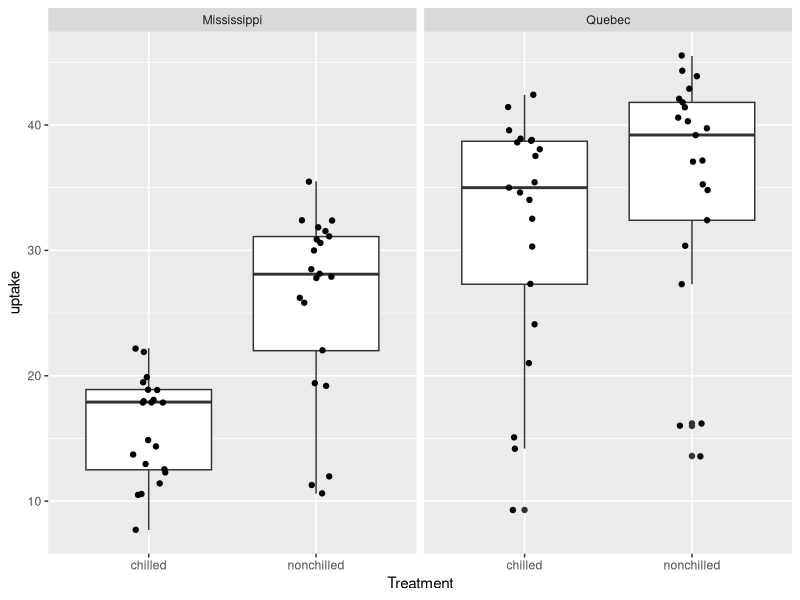

The R source for this figure:
# ---- CARGA DE DATOS DE CO2 ----
# Carga las bibliotecas necesarias para la manipulación y visualización de datos.
library(readr) # Para leer archivos de datos.
library(tidyverse) # Para manipulación de datos y gráficos.

# Lee los datos del archivo CO2.csv, asumiendo que los datos están delimitados por tabuladores.
Co2 <- read_delim("data/CO2.csv", 
                  delim = "\t", 
                  escape_double = FALSE, 
                  trim_ws = TRUE)

# Utiliza View para inspeccionar los datos en un formato tabular dentro del RStudio.
View(Co2)

# ---- VISUALIZACIÓN DE DATOS DE CO2 ----
# Crea un gráfico boxplot para visualizar la distribución de la absorción (uptake) de CO2,
# agrupado por tratamiento (Treatment), y luego divide los datos en facetas basadas en el tipo (Type).
Co2 %>%
  ggplot(aes(x = Treatment, y = uptake)) + # Define las estéticas: x como tratamiento y y como absorción.
  geom_boxplot() + # Añade un boxplot para mostrar la distribución de los datos.
  geom_jitter(width = 0.1) + # Añade puntos de datos individuales como "jitter" para evitar superposición.
  facet_wrap(~Type) # Divide el gráfico en paneles separados para cada tipo.



